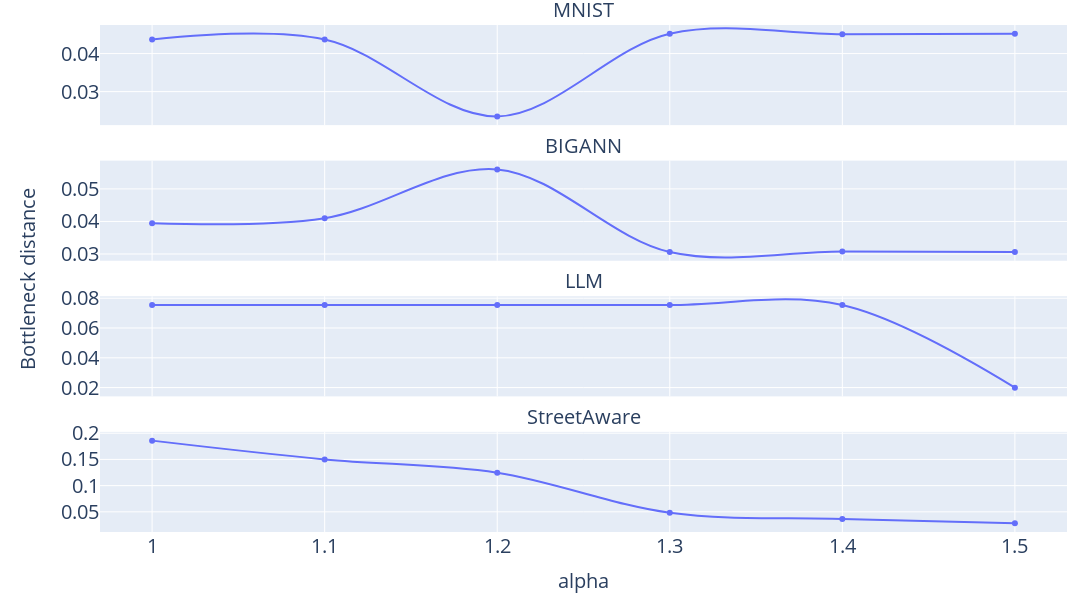

Notebook source saved alongside this figure:
### Markdown cell above
## Bottleneck

### Code cell
fig = px.line(filtered_df_alpha_comparisons, x="alpha", y="Bottleneck distance", facet_col="dataset",markers=True,line_shape='spline',facet_col_wrap=1)

fig.for_each_yaxis(lambda y: y.update(showticklabels=True,matches=None, title = None,tickfont = dict(size=20)))
fig.add_annotation(
    showarrow=False,
    xanchor='center',
    xref='paper', 
    x=-0.075, 
    yanchor='middle',
    yref='paper',
    y=0.5,
    textangle=-90,
    text='Bottleneck distance'
)
fig.update_xaxes(tickfont=dict(size=20), title_font = dict(size=20))
fig.for_each_annotation(lambda a: a.update(text=a.text.split("=")[-1], font = {'size': 20}))
fig.update_layout(margin = dict(t=25, l=100, r=25, b=25),
                        height=600,
                        width=1200)

fig.write_image("../images/updated_Impact-alpha-Bottleneck_distance.png", scale=3)
fig.show()

### Figure 1 — Plotly figure (JSON) as saved in the notebook; plotly's stock layout.template omitted (floating-point values rounded to 4 significant figures)
{"data": [{"hovertemplate": "dataset=MNIST<br>alpha=%{x}<br>Bottleneck distance=%{y}<extra></extra>", "legendgroup": "", "line": {"color": "#636efa", "dash": "solid", "shape": "spline"}, "marker": {"symbol": "circle"}, "mode": "lines+markers", "name": "", "orientation": "v", "showlegend": false, "type": "scatter", "x": [1, 1.1, 1.2, 1.3, 1.4, 1.5], "xaxis": "x4", "y": [0.04369, 0.04369, 0.02348, 0.04521, 0.04509, 0.04521], "yaxis": "y4"}, {"hovertemplate": "dataset=BIGANN<br>alpha=%{x}<br>Bottleneck distance=%{y}<extra></extra>", "legendgroup": "", "line": {"color": "#636efa", "dash": "solid", "shape": "spline"}, "marker": {"symbol": "circle"}, "mode": "lines+markers", "name": "", "orientation": "v", "showlegend": false, "type": "scatter", "x": [1, 1.1, 1.2, 1.3, 1.4, 1.5], "xaxis": "x3", "y": [0.03947, 0.041, 0.056, 0.03062, 0.03079, 0.03062], "yaxis": "y3"}, {"hovertemplate": "dataset=LLM<br>alpha=%{x}<br>Bottleneck distance=%{y}<extra></extra>", "legendgroup": "", "line": {"color": "#636efa", "dash": "solid", "shape": "spline"}, "marker": {"symbol": "circle"}, "mode": "lines+markers", "name": "", "orientation": "v", "showlegend": false, "type": "scatter", "x": [1, 1.1, 1.2, 1.3, 1.4, 1.5], "xaxis": "x2", "y": [0.07545, 0.07545, 0.07545, 0.07545, 0.07545, 0.01997], "yaxis": "y2"}, {"hovertemplate": "dataset=StreetAware<br>alpha=%{x}<br>Bottleneck distance=%{y}<extra></extra>", "legendgroup": "", "line": {"color": "#636efa", "dash": "solid", "shape": "spline"}, "marker": {"symbol": "circle"}, "mode": "lines+markers", "name": "", "orientation": "v", "showlegend": false, "type": "scatter", "x": [1, 1.1, 1.2, 1.3, 1.4, 1.5], "xaxis": "x", "y": [0.1859, 0.1501, 0.1247, 0.04827, 0.03635, 0.02824], "yaxis": "y"}], "layout": {"annotations": [{"font": {"size": 20}, "showarrow": false, "text": "StreetAware", "x": 0.5, "xanchor": "center", "xref": "paper", "y": 0.1975, "yanchor": "bottom", "yref": "paper"}, {"font": {"size": 20}, "showarrow": false, "text": "LLM", "x": 0.5, "xanchor": "center", "xref": "paper", "y": 0.465, "yanchor": "bottom", "yref": "paper"}, {"font": {"size": 20}, "showarrow": false, "text": "BIGANN", "x": 0.5, "xanchor": "center", "xref": "paper", "y": 0.7325, "yanchor": "bottom", "yref": "paper"}, {"font": {"size": 20}, "showarrow": false, "text": "MNIST", "x": 0.5, "xanchor": "center", "xref": "paper", "y": 1, "yanchor": "bottom", "yref": "paper"}, {"font": {"size": 20}, "showarrow": false, "text": "Bottleneck distance", "textangle": -90, "x": -0.075, "xanchor": "center", "xref": "paper", "y": 0.5, "yanchor": "middle", "yref": "paper"}], "height": 600, "legend": {"tracegroupgap": 0}, "margin": {"b": 25, "l": 100, "r": 25, "t": 25}, "width": 1200, "xaxis": {"anchor": "y", "domain": [0, 1], "tickfont": {"size": 20}, "title": {"font": {"size": 20}, "text": "alpha"}}, "xaxis2": {"anchor": "y2", "domain": [0, 1], "matches": "x", "showticklabels": false, "tickfont": {"size": 20}, "title": {"font": {"size": 20}}}, "xaxis3": {"anchor": "y3", "domain": [0, 1], "matches": "x", "showticklabels": false, "tickfont": {"size": 20}, "title": {"font": {"size": 20}}}, "xaxis4": {"anchor": "y4", "domain": [0, 1], "matches": "x", "showticklabels": false, "tickfont": {"size": 20}, "title": {"font": {"size": 20}}}, "yaxis": {"anchor": "x", "domain": [0, 0.1975], "showticklabels": true, "tickfont": {"size": 20}, "title": {}}, "yaxis2": {"anchor": "x2", "domain": [0.2675, 0.465], "showticklabels": true, "tickfont": {"size": 20}, "title": {}}, "yaxis3": {"anchor": "x3", "domain": [0.535, 0.7325], "showticklabels": true, "tickfont": {"size": 20}, "title": {}}, "yaxis4": {"anchor": "x4", "domain": [0.8025, 1], "showticklabels": true, "tickfont": {"size": 20}, "title": {}}}}
